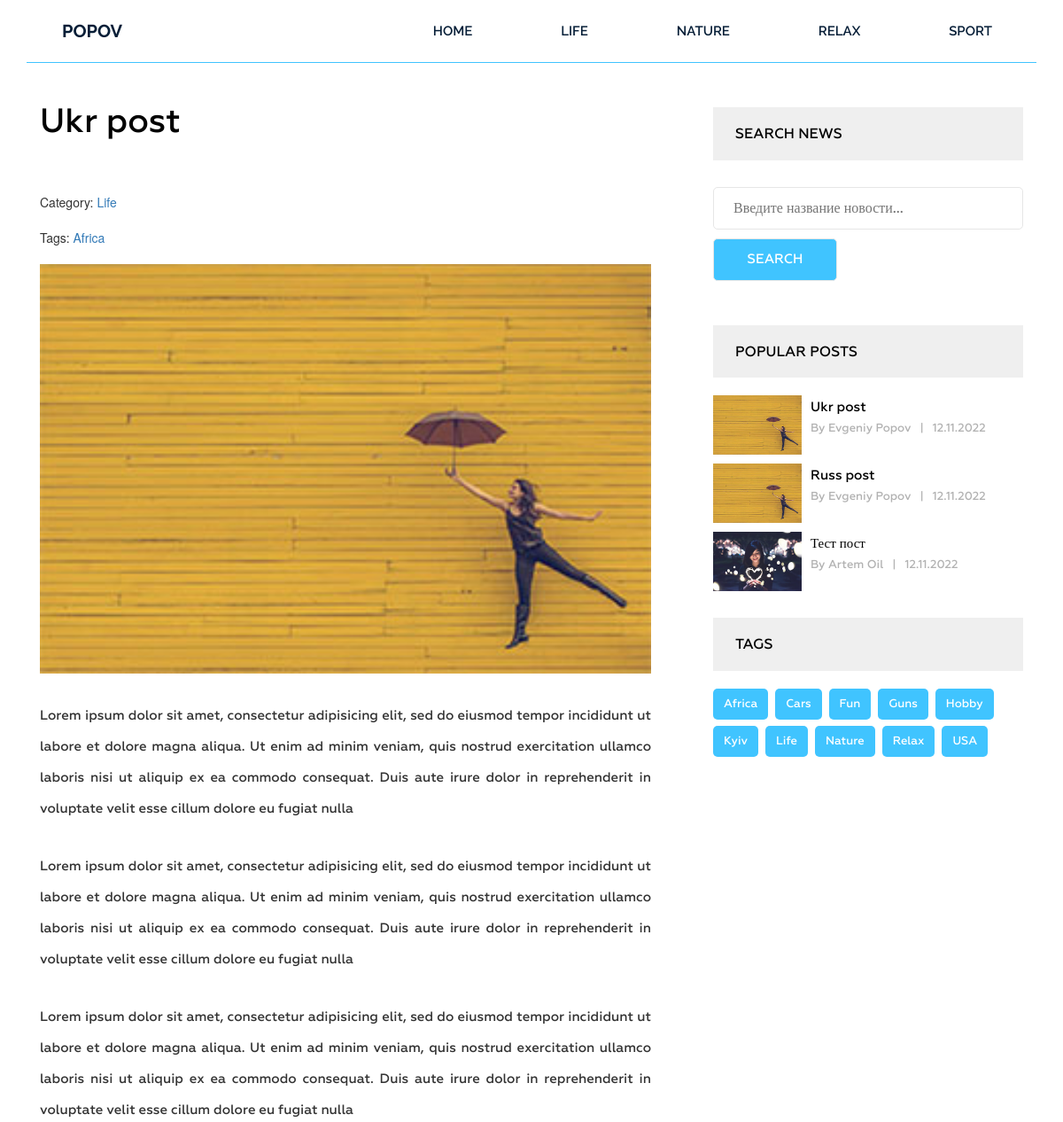
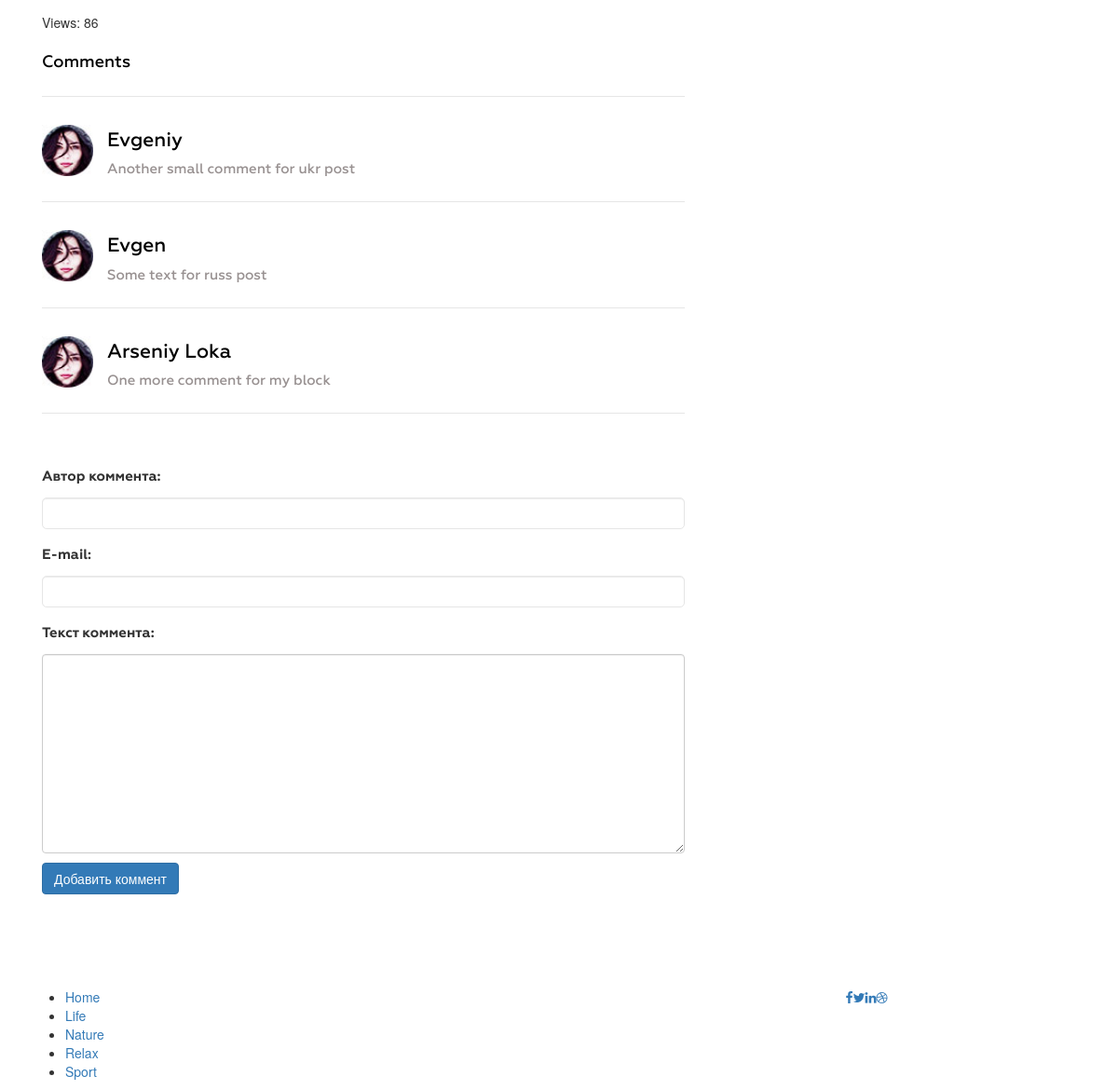
The page /post/ukr-post/ on the database its author committed (2 pictures, top to bottom).
### blog/models.py (models this page shows, shortened)
class Category(models.Model):
    title = models.CharField(max_length=255, verbose_name='Заголовок')
    slug = models.SlugField(max_length=255, verbose_name='URL Категории', unique=True)
    def __str__(self):
        return self.title
    def get_absolute_url(self):
        return reverse('category', kwargs={"slug": self.slug})
    class Meta:
        ordering = ['title']
        verbose_name = 'Категорию'
        verbose_name_plural = 'Категории'

class Post(models.Model):
    title = models.CharField(max_length=255, verbose_name='Заголовок')
    slug = models.SlugField(max_length=255, verbose_name='URL Поста', unique=True)
    author = models.CharField(max_length=100, verbose_name='Автор')
    content = models.TextField(blank=True, verbose_name='Контент')
    created_at = models.DateTimeField(auto_now_add=True, verbose_name='Дата публикации')
    photo = models.ImageField(upload_to='photos/', blank=True, verbose_name='Фото')
    views = models.IntegerField(default=0, verbose_name='Просмотры')
    category = models.ForeignKey(Category, on_delete=models.PROTECT, related_name='posts', verbose_name='Категория')
    tags = models.ManyToManyField(Tag, blank=True, related_name='posts', verbose_name='Тег')
    def get_absolute_url(self):
        return reverse('post', kwargs={"slug": self.slug})
    class Meta:
        ordering = ['-created_at']
        verbose_name = 'Пост'
        verbose_name_plural = 'Посты'

class Tag(models.Model):
    title = models.CharField(max_length=50, verbose_name='Заголовок')
    slug = models.SlugField(max_length=50, verbose_name='URL Тега', unique=True)
    def get_absolute_url(self):
        return reverse('tag', kwargs={"slug": self.slug})
    class Meta:
        ordering = ['title']
        verbose_name = 'Тег'
        verbose_name_plural = 'Теги'

class Comments(models.Model):
    title = models.ForeignKey(Post, on_delete=models.PROTECT, verbose_name='Пост', related_name='comments_title')
    user_name = models.CharField(max_length=100, verbose_name='Автор коммента')
    user_email = models.EmailField(verbose_name='E-mail')
    comment_content = models.TextField(verbose_name='Текст коммента')
    class Meta:
        verbose_name = 'Коммент'
        verbose_name_plural = 'Комменты'

### blog/views.py (the view)
# urls.py: path('post/<str:slug>/', GetPost.as_view(), name='post'),
class GetPost(FormMixin, DetailView):
    model = Post
    form_class = CommentForm
    template_name = 'blog/single.html'
    context_object_name = 'post'
    def get_context_data(self, *, object_list=None, **kwargs):
        context = super().get_context_data(**kwargs)
        self.object.views = F('views') + 1
        self.object.save()
        self.object.refresh_from_db()
        return context

### blog/forms.py
class CommentForm(forms.ModelForm):
    class Meta:
        model = Comments
        fields = ['user_name', 'user_email', 'comment_content']
        widgets = {
            'user_name': forms.TextInput(attrs={'class': 'form-control'}),
            'user_email': forms.EmailInput(attrs={'class': 'form-control'}),
            'comment_content': forms.Textarea(attrs={'class': 'form-control'}),
        }

### blog/templatetags/menu.py (called while the page is built)
@register.inclusion_tag('blog/menu_tpl.html')
def show_menu(menu_class='menu'):
    categories = Category.objects.all()
    return {"categories": categories, "menu_class": menu_class}

### blog/templatetags/sidebar.py (called while the page is built)
@register.inclusion_tag('blog/popular_posts_tpl.html')
def get_popular(cnt=3):
    posts = Post.objects.order_by('-views')[:cnt]
    return {"posts": posts}

@register.inclusion_tag('blog/tags_tpl.html')
def get_tags():
    tags = Tag.objects.all()
    return {"tags": tags}

@register.inclusion_tag('blog/comments_tpl.html')
def get_comments():
    comments = Comments.objects.all()
    return {"comments": comments}

### blog/templates/blog/single.html (shortened to what this page needs)
{% extends 'base.html' %}
{% load static %}
{% load sidebar %}
{% block content %}
<section class="single-blog-area">
    <div class="container">
        <div class="row">
            <div class="col-md-12">
                <div class="border-top">
                    <div class="col-md-8">
                        <div class="blog-area">
                            <div class="blog-area-part">
                                <h2>{{ post.title }}</h2>
                                <div>
                                    <span>
                                        Category: <a href="{{ post.category.get_absolute_url }}">{{ post.category }}</a>
                                    </span>
                                </div>
                                {% if post.tags.exists %}
                                <br>
                                <span>
                                    Tags:
                                    {% for tag in post.tags.all %}
                                    <a href="{{ tag.get_absolute_url }}">{{ tag.title }}</a>
                                    {% endfor %}
                                </span>
                                {% endif %}
                                <div class="single-content">
                                    <br>
                                    {% if post.photo %}
                                    <img src="{{ post.photo.url }}" alt="{{ post.title }}">
                                    {% else %}
                                    <img src="https://picsum.photos/id/1084/300/201/" alt="{{ post.title }}">
                                    {% endif %}
                                    {{ post.content|safe }}
                                </div>
                            </div>
                            <div>
                                <span>Views: {{ post.views }}</span>
                            </div>
                            {% if post.id < 3 %}
                            {% get_comments %}
                            {% endif %}
                            <form action="{% url 'comment' post.id %}" method="post">
                                {{ form.as_p }}
                                <button type="submit" class="btn btn-primary">Добавить коммент</button>
                            </form>
                        </div>
                    </div>
                    <div class="col-md-4">
                        <div class="newsletter">
                            <h2 class="sidebar-title">Search news</h2>
                            <form action="{% url 'search' %}" method="get">
                                <input type="text" name="s" placeholder="Введите название новости...">
                                <input type="submit" id="srch" value="Search">
                            </form>
                        </div>
                        {% get_popular 3 %}
                        {% get_tags %}
                    </div>
                </div>
            </div>
        </div>
    </div>
    </div>
{% endblock %}

### templates/base.html (shortened to what this page needs)
{% load static %}
{% load cache %}
<!DOCTYPE html>
<html lang="en">
<head>
    <link rel="stylesheet" href="{% static 'css/bootstrap.css' %}">
    <link rel="stylesheet" href="{% static 'css/font-awesome.min.css' %}">
    <link rel="stylesheet" href="{% static 'css/owl.carousel.min.css' %}">
    <link rel="stylesheet" href="{% static 'css/owl.theme.default.min.css' %}">
    <link rel="stylesheet" href="{% static 'style.css' %}">
    <link rel="stylesheet" href="{% static 'responsive.css' %}">
</head>
<body>
    <div class="wrapper">
    {% cache 2 header %}
    {% include 'inc/_header.html' %}
    {% endcache %}
    {% block content %}{% endblock %}
    {% cache 2 footer %}
    {% include 'inc/_footer.html' %}
    {% endcache %}
</body>
</html>

### templates/inc/_header.html
{% load menu %}
<header class="header">
    <div class="container">
        <div class="row">
            <div class="col-md-2">
                <div class="logo">
                    <h2><a href="{% url 'home' %}">Popov</a></h2>
                </div>
            </div>
            <div class="col-md-10">
                {% show_menu %}
            </div>
        </div>
    </div>
</header>

### blog/templates/blog/comments_tpl.html
<div class="commententries">
    <h3>Comments</h3>
    <ul class="commentlist">
        {% for comment in comments %}
        {% if comment.title_id < 3 %}
        <li>
            <article class="comment">
                <header class="comment-author">
                    <img src="img/author-1.jpg" alt="">
                </header>
                <section class="comment-details">
                    <div class="author-name">
                        <h5><a href="#">{{ comment.user_name }}</a></h5>
                    </div>
                    <div class="comment-body">
                        <p>{{ comment.comment_content }}</p>
                    </div>
                </section>
            </article>
        </li>
        {% endif %}
        {% endfor %}
    </ul>
</div>

### blog/templates/blog/popular_posts_tpl.html
<h2 class="sidebar-title">Popular posts</h2>
<div class="grid">
    {% for post in posts %}
    <div class="portfolio-item popular" >
        {% if post.photo %}
        <img src="{{ post.photo.url }}" alt="{{ post.title }}">
        {% else %}
        <img src="https://picsum.photos/id/1084/300/201/" alt="{{ post.title }}">
        {% endif %}
        <div class="portfolio-text">
            <h5><a href="{{ post.get_absolute_url }}">{{ post.title }}</a></h5>
            <p>By {{ post.author }}<span>|</span>{{ post.created_at|date:"d.m.Y" }}</p>
        </div>
    </div>
    {% endfor %}
</div>

### templates/inc/_footer.html
{% load menu %}
<footer class="footer">
    <div class="container">
        <div class="row">
            <div class="col-md-12">
                <div class="footer-bg">
                    <div class="row">
                        <div class="col-md-9">
                            {% show_menu 'footer-menu' %}
                        </div>
                        <div class="col-md-3">
                            <div class="footer-icon">
                                <p><a href="#"><i class="fa fa-facebook" aria-hidden="true"></i></a><a href="#"><i
                                        class="fa fa-twitter" aria-hidden="true"></i></a><a href="#"><i
                                        class="fa fa-linkedin" aria-hidden="true"></i></a><a href="#"><i
                                        class="fa fa-dribbble" aria-hidden="true"></i></a></p>
                            </div>
                        </div>
                    </div>
                </div>
            </div>
        </div>
    </div>
</footer>

### rows shown on the page
Category: title "LIFE", title "Life"
Category: title "NATURE", title "Nature"
Category: title "RELAX", title "Relax"
Category: title "SPORT", title "Sport"
Post: title "Ukr post", category "Life", photo (picture), content "Lorem ipsum dolor sit amet, consectetur adipisicing elit, sed do eiusmod tempor incididunt ut labore et dolore magna aliqua. Ut enim ad minim veniam, quis nostrud exercitation ullamco laboris nisi ut aliquip ex ea commodo consequat. Duis aute irure dolor in reprehenderit in voluptate velit esse cillum dolore eu fugiat nulla Lorem ipsum dolor sit amet, consectetur adipisicing elit, sed do eiusmod tempor incididunt ut labore et dolore magna aliqua. Ut enim ad minim veniam, quis nostrud exercitation ullamco laboris nisi ut aliquip ex ea commodo consequat. Duis aute irure dolor in reprehenderit in voluptate velit esse cillum dolore eu fugiat nulla Lorem ipsum dolor sit amet, consectetur…", views "86", author "Evgeniy Popov", created_at "12.11.2022"
Tag: title "Africa"
Comments: user_name "Evgeniy", comment_content "Another small comment for ukr post"
Comments: user_name "Evgen", comment_content "Some text for russ post"
Comments: user_name "Arseniy Loka", comment_content "One more comment for my block"
Post: photo (picture), title "Russ post", author "Evgeniy Popov", created_at "12.11.2022"
Post: photo (picture), title "Тест пост", author "Artem Oil", created_at "12.11.2022"
Tag: title "Cars"
Tag: title "Fun"
Tag: title "Guns"
Tag: title "Hobby"
Tag: title "Kyiv"
Tag: title "Life"
Tag: title "Nature"
Tag: title "Relax"
Tag: title "USA"
